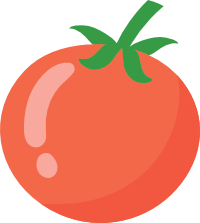
#> input picture Day28/tomato.png, 200 x 223 px
$ python convert_png_to_rgb.py
#> lines starting #> are read from the running program, lines starting #| are printed output that depends on the picture
from PIL import Image

png = Image.open("tomato.png")
#> png is the input picture: PIL image 200x223 RGBA; mean R, G, B, A 233.7, 157.1, 134.1, 170.8
png.load() # required for png.split()

background = Image.new("RGB", png.size, "#f7f5dd")
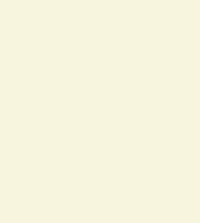
#> background: PIL image 200x223 RGB; mean R, G, B 247, 245, 221
background.paste(png, mask=png.split()[3]) # 3 is the alpha channel
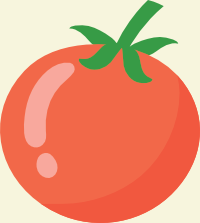
#> background: PIL image 200x223 RGB; mean R, G, B 231.9, 155.1, 124.8

background.save('tomato.jpg', 'JPEG', quality=80)
